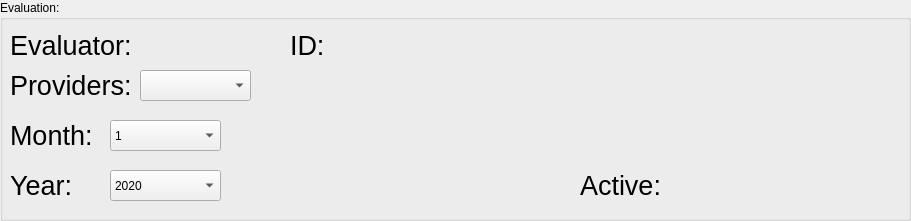
  <widget class="QGroupBox" name="groupBox">
   <property name="geometry">
    <rect>
     <x>10</x>
     <y>50</y>
     <width>911</width>
     <height>221</height>
    </rect>
   </property>
   <property name="title">
    <string>Evaluation:</string>
   </property>
   <widget class="QLabel" name="label_2">
    <property name="geometry">
     <rect>
      <x>330</x>
      <y>30</y>
      <width>31</width>
      <height>31</height>
     </rect>
    </property>
    <property name="font">
     <font>
      <pointsize>14</pointsize>
     </font>
    </property>
    <property name="styleSheet">
     <string notr="true"/>
    </property>
    <property name="frameShape">
     <enum>QFrame::NoFrame</enum>
    </property>
    <property name="text">
     <string/>
    </property>
   </widget>
   <widget class="QLabel" name="label_35">
    <property name="geometry">
     <rect>
      <x>10</x>
      <y>110</y>
      <width>91</width>
      <height>51</height>
     </rect>
    </property>
    <property name="font">
     <font>
      <pointsize>20</pointsize>
      <kerning>true</kerning>
     </font>
    </property>
    <property name="text">
     <string>Month:</string>
    </property>
   </widget>
   <widget class="QComboBox" name="comboBox_3">
    <property name="geometry">
     <rect>
      <x>110</x>
      <y>120</y>
      <width>111</width>
      <height>31</height>
     </rect>
    </property>
    <item>
     <property name="text">
      <string>1</string>
     </property>
    </item>
    <item>
     <property name="text">
      <string>2</string>
     </property>
    </item>
    <item>
     <property name="text">
      <string>3</string>
     </property>
    </item>
    <item>
     <property name="text">
      <string>4</string>
     </property>
    </item>
    <item>
     <property name="text">
      <string>5</string>
     </property>
    </item>
    <item>
     <property name="text">
      <string>6</string>
     </property>
    </item>
    <item>
     <property name="text">
      <string>7</string>
     </property>
    </item>
    <item>
     <property name="text">
      <string>8</string>
     </property>
    </item>
    <item>
     <property name="text">
      <string>9</string>
     </property>
    </item>
    <item>
     <property name="text">
      <string>10</string>
     </property>
    </item>
    <item>
     <property name="text">
      <string>11</string>
     </property>
    </item>
    <item>
     <property name="text">
      <string>12</string>
     </property>
    </item>
   </widget>
   <widget class="QLabel" name="label">
    <property name="geometry">
     <rect>
      <x>140</x>
      <y>30</y>
      <width>141</width>
      <height>31</height>
     </rect>
    </property>
    <property name="font">
     <font>
      <pointsize>14</pointsize>
     </font>
    </property>
    <property name="styleSheet">
     <string notr="true"/>
    </property>
    <property name="frameShape">
     <enum>QFrame::NoFrame</enum>
    </property>
    <property name="text">
     <string/>
    </property>
   </widget>
   <widget class="QLabel" name="label_33">
    <property name="geometry">
     <rect>
      <x>10</x>
      <y>60</y>
      <width>151</width>
      <height>51</height>
     </rect>
    </property>
    <property name="font">
     <font>
      <pointsize>20</pointsize>
      <kerning>true</kerning>
     </font>
    </property>
    <property name="text">
     <string>Providers:</string>
    </property>
   </widget>
   <widget class="QLabel" name="label50">
    <property name="geometry">
     <rect>
      <x>10</x>
      <y>20</y>
      <width>121</width>
      <height>51</height>
     </rect>
    </property>
    <property name="font">
     <font>
      <pointsize>20</pointsize>
      <kerning>true</kerning>
     </font>
    </property>
    <property name="styleSheet">
     <string/>
    </property>
    <property name="text">
     <string>Evaluator:</string>
    </property>
   </widget>
   <widget class="QComboBox" name="comboBox_2">
    <property name="geometry">
     <rect>
      <x>140</x>
      <y>70</y>
      <width>111</width>
      <height>31</height>
     </rect>
    </property>
   </widget>
   <widget class="QComboBox" name="comboBox_4">
    <property name="geometry">
     <rect>
      <x>110</x>
      <y>170</y>
      <width>111</width>
      <height>31</height>
     </rect>
    </property>
    <item>
     <property name="text">
      <string>2020</string>
     </property>
    </item>
    <item>
     <property name="text">
      <string>2021</string>
     </property>
    </item>
    <item>
     <property name="text">
      <string>2022</string>
     </property>
    </item>
    <item>
     <property name="text">
      <string>2023</string>
     </property>
    </item>
    <item>
     <property name="text">
      <string>2024</string>
     </property>
    </item>
    <item>
     <property name="text">
      <string>2025</string>
     </property>
    </item>
    <item>
     <property name="text">
      <string>2026</string>
     </property>
    </item>
    <item>
     <property name="text">
      <string>2027</string>
     </property>
    </item>
    <item>
     <property name="text">
      <string>2028</string>
     </property>
    </item>
    <item>
     <property name="text">
      <string>2029</string>
     </property>
    </item>
    <item>
     <property name="text">
      <string>2030</string>
     </property>
    </item>
   </widget>
   <widget class="QLabel" name="label_51">
    <property name="geometry">
     <rect>
      <x>290</x>
      <y>20</y>
      <width>41</width>
      <height>51</height>
     </rect>
    </property>
    <property name="font">
     <font>
      <pointsize>20</pointsize>
      <kerning>true</kerning>
     </font>
    </property>
    <property name="styleSheet">
     <string/>
    </property>
    <property name="text">
     <string>ID:</string>
    </property>
   </widget>
   <widget class="QLabel" name="label_7">
    <property name="geometry">
     <rect>
      <x>10</x>
      <y>160</y>
      <width>71</width>
      <height>51</height>
     </rect>
    </property>
    <property name="font">
     <font>
      <pointsize>20</pointsize>
      <kerning>true</kerning>
     </font>
    </property>
    <property name="text">
     <string>Year:</string>
    </property>
   </widget>
   <widget class="QLabel" name="label_4">
    <property name="geometry">
     <rect>
      <x>680</x>
      <y>170</y>
      <width>61</width>
      <height>31</height>
     </rect>
    </property>
    <property name="text">
     <string/>
    </property>
   </widget>
   <widget class="QLabel" name="label_40">
    <property name="geometry">
     <rect>
      <x>580</x>
      <y>160</y>
      <width>81</width>
      <height>51</height>
     </rect>
    </property>
    <property name="font">
     <font>
      <pointsize>20</pointsize>
      <kerning>true</kerning>
     </font>
    </property>
    <property name="text">
     <string>Active:</string>
    </property>
   </widget>
  </widget>
